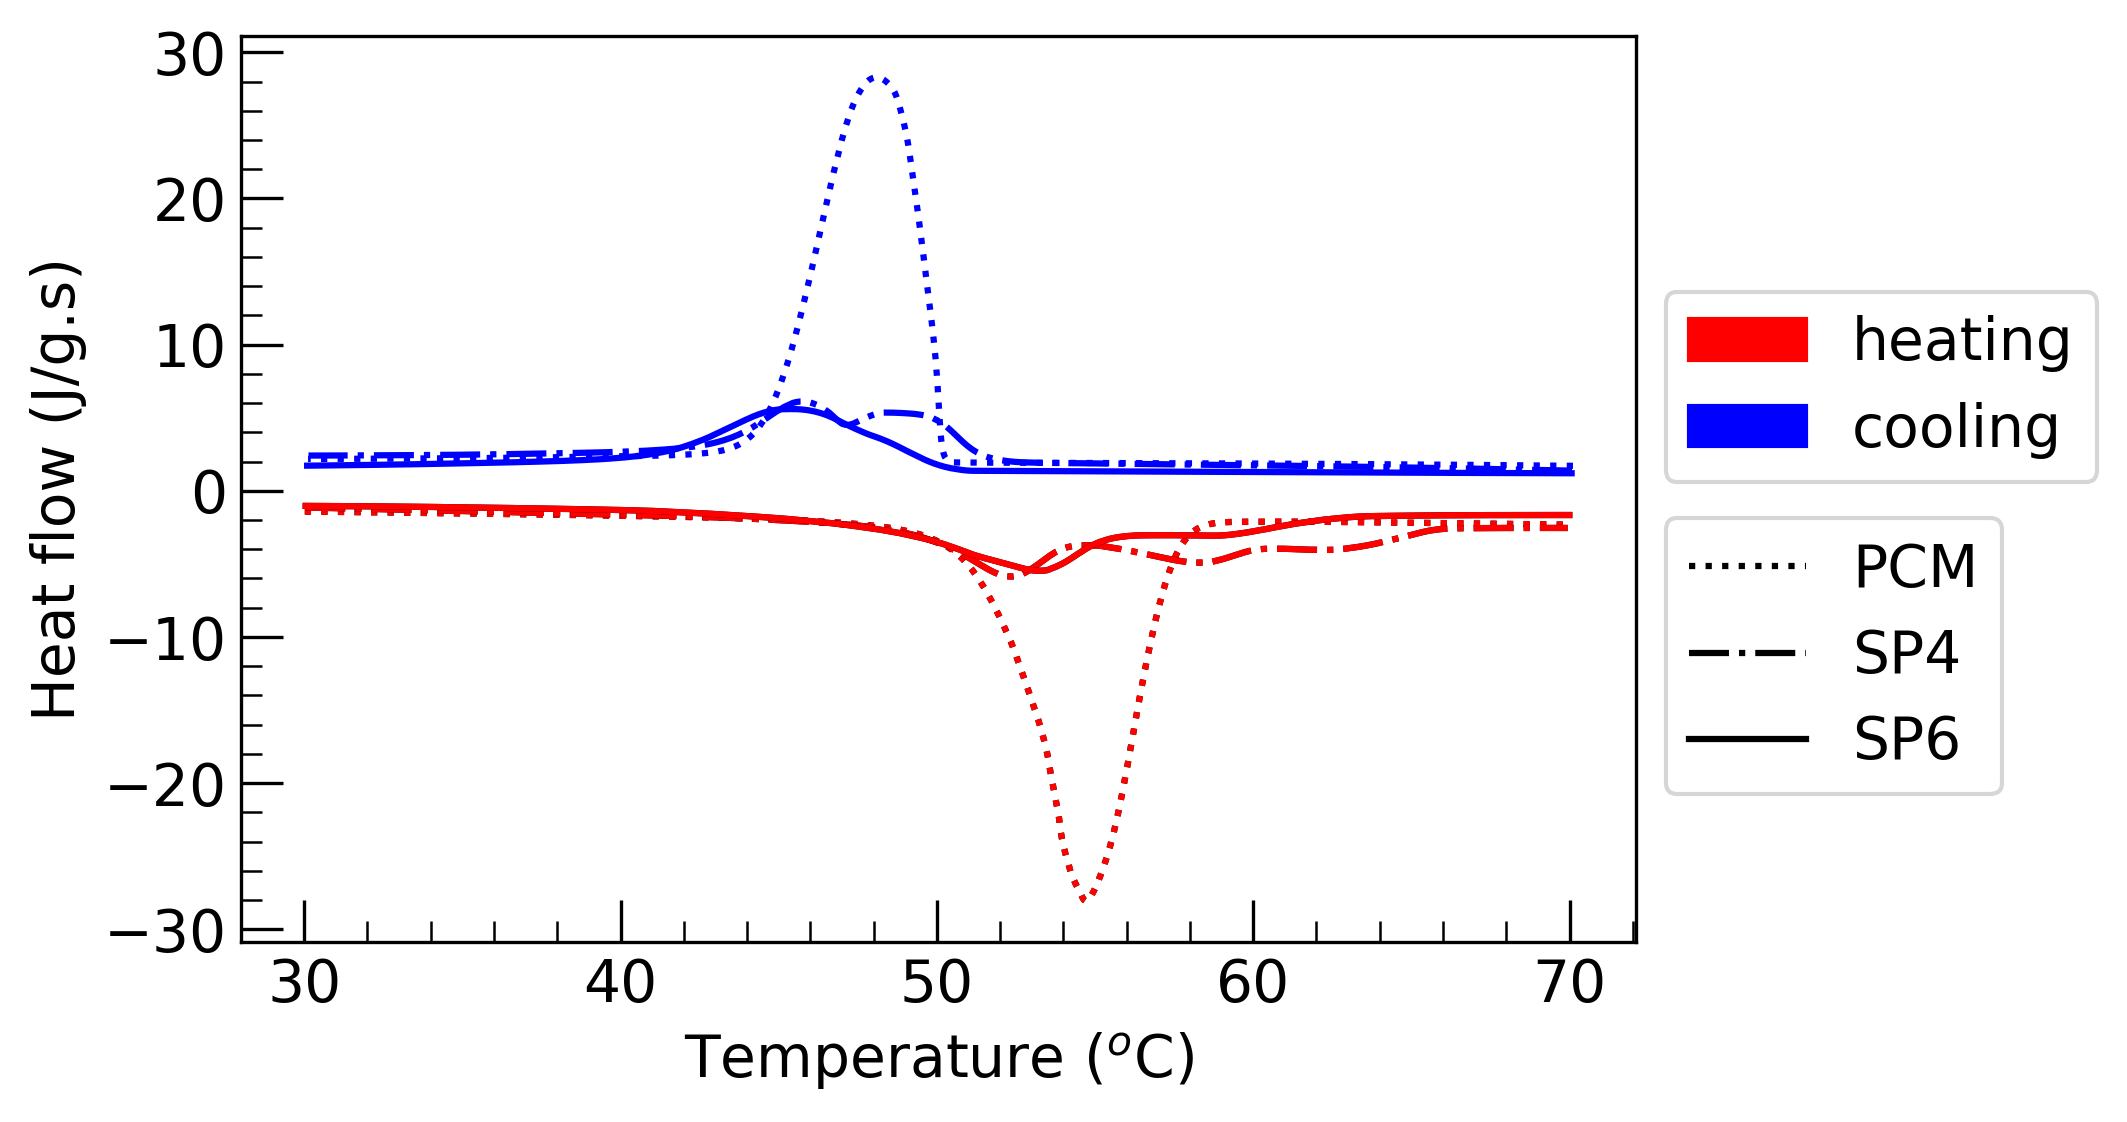

Source code (Python):
import os
import pandas as pd
import matplotlib as mpl
import matplotlib.pyplot as plt
import matplotlib.patches as mpatches

#fix font to 14 and make it so it's editable PDF
mpl.rcParams['pdf.fonttype'] = 42
mpl.rcParams['font.size'] = 14

#%% detecting file
filename = 'dsc.csv'
for f in os.listdir(r'C:/Users/konar/.spyder-py3'):
    if f == filename:
        print('the file exists')
        break
    else:
        print('file not found')
        
#%% grab data
df = pd.read_csv(filename)

xi = df['index'].dropna()
ximin_hot, ximax_hot = 2140, 4547
ximin_cool, ximax_cool = 6031, 8440 


x1 = df['pcm_t'].dropna() 
y1 = df['pcm_h'].dropna()

x2 = df['SP4_t'].dropna()
y2 = df['SP4_h'].dropna()

x3 = df['SP6_t'].dropna()
y3 = df['SP6_h'].dropna()

#%% noob method

# plt.plot(x1,y1)
# plt.plot(x2,y2)
# plt.plot(x3,y3)
# plt.show()

#%% will work if thermal cycle is free of loops

# dict_1 = dict(zip(x1,y1))
# hot_x1 = []
# hot_y1 = []
# for key,value in dict_1.items():
#     if value <= -0.8:
#         hot_y1.append(value)
#         hot_x1.append(key)

# plt.plot(hot_x1, hot_y1, c='r')

# cool_x1 = []
# cool_y1 = []
# for key,value in dict_1.items():
#     if value >= 1:
#         cool_y1.append(value)
#         cool_x1.append(key)

# plt.plot(cool_x1, cool_y1, c='b')
# plt.show()

#%% pcm 

dict_1t = dict(zip(xi,x1))
dict_1h = dict(zip(xi,y1))

dict_2t = dict(zip(xi,x2))
dict_2h = dict(zip(xi,y2))

dict_3t = dict(zip(xi,x3))
dict_3h = dict(zip(xi,y3))

#%%

hot_x1 = []
cool_x1 = []
for key,value in dict_1t.items():
    if ximin_hot < key < ximax_hot:
        hot_x1.append(value)
    elif ximin_cool < key < ximax_cool:
        cool_x1.append(value)

hot_y1 = []
cool_y1 = []
for key,value in dict_1h.items():
    if ximin_hot < key < ximax_hot:
        hot_y1.append(value)
    elif ximin_cool < key < ximax_cool:
        cool_y1.append(value)

PCM, = plt.plot(hot_x1,hot_y1,label = 'PCM', marker = 's', markersize = 0, c = 'black', linestyle = ':')
plt.plot(hot_x1,hot_y1,c='r', linestyle = ':')
plt.plot(cool_x1,cool_y1,c='b', linestyle = ':')

# SP4
hot_x2 = []
cool_x2 = []
for key,value in dict_2t.items():
    if ximin_hot < key < ximax_hot:
        hot_x2.append(value)
    elif ximin_cool < key < ximax_cool:
        cool_x2.append(value)

hot_y2 = []
cool_y2 = []
for key,value in dict_2h.items():
    if ximin_hot < key < ximax_hot:
        hot_y2.append(value)
    elif ximin_cool < key < ximax_cool:
        cool_y2.append(value)

SP4, = plt.plot(hot_x2,hot_y2,label = 'SP4', marker = 's', markersize = 0, c = 'black', linestyle = '-.')
plt.plot(hot_x2,hot_y2,c='r', linestyle = '-.')
plt.plot(cool_x2,cool_y2,c='b', linestyle = '-.')

# SP6
hot_x3 = []
cool_x3 = []
for key,value in dict_3t.items():
    if ximin_hot < key < ximax_hot:
        hot_x3.append(value)
    elif ximin_cool < key < ximax_cool:
        cool_x3.append(value)

hot_y3 = []
cool_y3 = []
for key,value in dict_3h.items():
    if ximin_hot < key < ximax_hot:
        hot_y3.append(value)
    elif ximin_cool < key < ximax_cool:
        cool_y3.append(value)

SP6, = plt.plot(hot_x3,hot_y3,label = 'SP6', marker = 's', markersize = 0, c = 'black')
plt.plot(hot_x3,hot_y3,c='r')
plt.plot(cool_x3,cool_y3,c='b')

#%%

plt.minorticks_on()
plt.tick_params(which='minor', direction='in', length=5, 
                bottom=True, top=False, left=True, right=False)
plt.tick_params(which='major', direction='in', length=10, 
                bottom=True, top=False, left=True, right=False)
plt.tick_params(labelbottom=True, labeltop=False, labelleft=True, labelright=False)

#first auto legend
red_patch = mpatches.Patch(color='red', label='heating')
blue_patch = mpatches.Patch(color='blue', label='cooling')
leg1 = plt.legend(handles =[red_patch, blue_patch], bbox_to_anchor =(1,0.75))
plt.gca().add_artist(leg1)

plt.legend((PCM,SP4,SP6),['PCM','SP4','SP6'], bbox_to_anchor =(1,0.5))

plt.xlabel('Temperature ($^o$C)')
plt.ylabel('Heat flow (J/g.s)')

plt.savefig('dsc.png', dpi=300,bbox_inches="tight")



